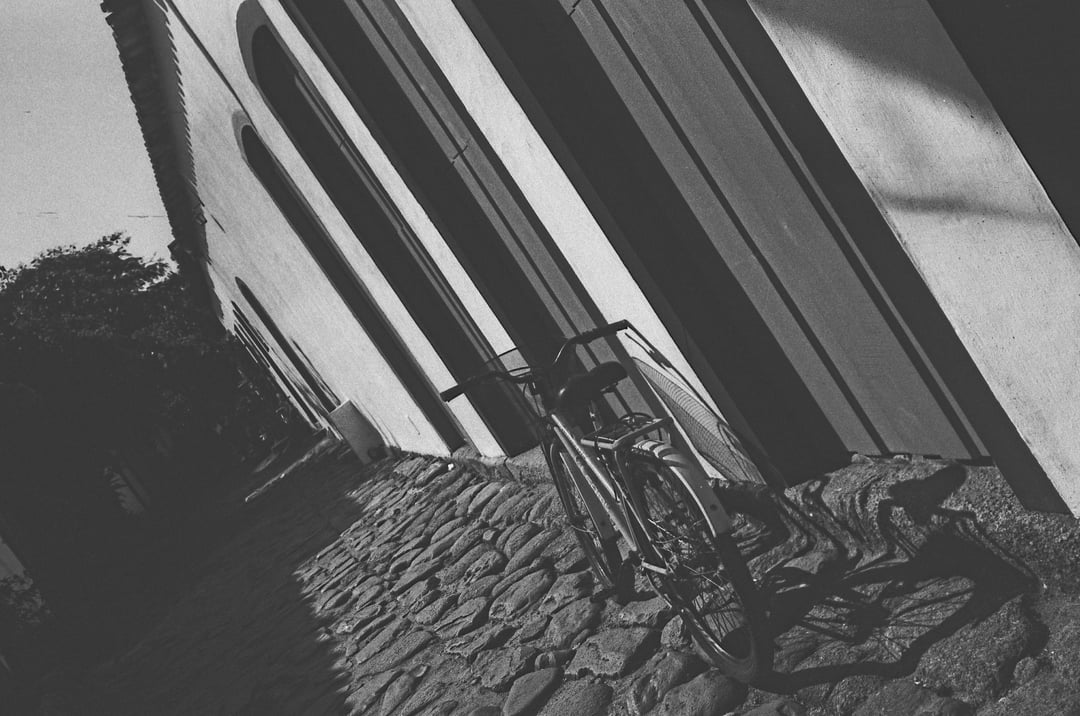
#> input picture notebook/P2/images/Bici.jpg, 1080 x 716 px, given in place of the camera
$ python Interfaz.py
#> lines starting #> are read from the running program, lines starting #| are printed output that depends on the picture
import cv2
import numpy as np

def nada(x):
    pass

# Inicializar la cámara
cap = cv2.VideoCapture(0)

# Crear una ventana para los controles
cv2.namedWindow('Controles HSV')
cv2.resizeWindow('Controles HSV', 400, 300)

# Crear trackbars para los rangos HSV
cv2.createTrackbar('H Min', 'Controles HSV', 0, 179, nada)
#> slider 'H Min' is set to 35
cv2.createTrackbar('S Min', 'Controles HSV', 0, 255, nada)
#> slider 'S Min' is set to 51
cv2.createTrackbar('V Min', 'Controles HSV', 0, 255, nada)
#> slider 'V Min' is set to 51
cv2.createTrackbar('H Max', 'Controles HSV', 179, 179, nada)
cv2.createTrackbar('S Max', 'Controles HSV', 255, 255, nada)
cv2.createTrackbar('V Max', 'Controles HSV', 255, 255, nada)

# Crear una ventana para los controles RGB
cv2.namedWindow('Controles RGB')
cv2.resizeWindow('Controles RGB', 400, 300)

# Crear trackbars para los rangos RGB
cv2.createTrackbar('R Min', 'Controles RGB', 0, 255, nada)
#> slider 'R Min' is set to 51
cv2.createTrackbar('G Min', 'Controles RGB', 0, 255, nada)
#> slider 'G Min' is set to 51
cv2.createTrackbar('B Min', 'Controles RGB', 0, 255, nada)
#> slider 'B Min' is set to 51
cv2.createTrackbar('R Max', 'Controles RGB', 255, 255, nada)
cv2.createTrackbar('G Max', 'Controles RGB', 255, 255, nada)
cv2.createTrackbar('B Max', 'Controles RGB', 255, 255, nada)

print("Instrucciones: Ajusta las barras para filtrar colores. Presiona 'q' para salir.")

while True:
    ret, frame = cap.read()
#> frame is the input picture: shape (716, 1080, 3); min 1, max 248, mean 96.6
    if not ret:
        break

    # --- PROCESAMIENTO HSV ---
    hsv = cv2.cvtColor(frame, cv2.COLOR_BGR2HSV)
#> hsv: shape (716, 1080, 3); mean H, S, V 0, 0, 96.6

    # Leer posiciones de las barras HSV
    hmin = cv2.getTrackbarPos('H Min', 'Controles HSV')
    smin = cv2.getTrackbarPos('S Min', 'Controles HSV')
    vmin = cv2.getTrackbarPos('V Min', 'Controles HSV')
    hmax = cv2.getTrackbarPos('H Max', 'Controles HSV')
    smax = cv2.getTrackbarPos('S Max', 'Controles HSV')
    vmax = cv2.getTrackbarPos('V Max', 'Controles HSV')

    lower_hsv = np.array([hmin, smin, vmin])
    upper_hsv = np.array([hmax, smax, vmax])
    mask_hsv = cv2.inRange(hsv, lower_hsv, upper_hsv)
#> mask_hsv: shape (716, 1080); every value is 0
    res_hsv = cv2.bitwise_and(frame, frame, mask=mask_hsv)
#> res_hsv: shape (716, 1080, 3); every value is 0

    # --- PROCESAMIENTO RGB (en OpenCV es BGR) ---
    # Leer posiciones de las barras RGB
    rmin = cv2.getTrackbarPos('R Min', 'Controles RGB')
    gmin = cv2.getTrackbarPos('G Min', 'Controles RGB')
    bmin = cv2.getTrackbarPos('B Min', 'Controles RGB')
    rmax = cv2.getTrackbarPos('R Max', 'Controles RGB')
    gmax = cv2.getTrackbarPos('G Max', 'Controles RGB')
    bmax = cv2.getTrackbarPos('B Max', 'Controles RGB')

    # Nota: OpenCV usa BGR, por lo que el orden en el array es [B, G, R]
    lower_rgb = np.array([bmin, gmin, rmin])
    upper_rgb = np.array([bmax, gmax, rmax])
    mask_rgb = cv2.inRange(frame, lower_rgb, upper_rgb)
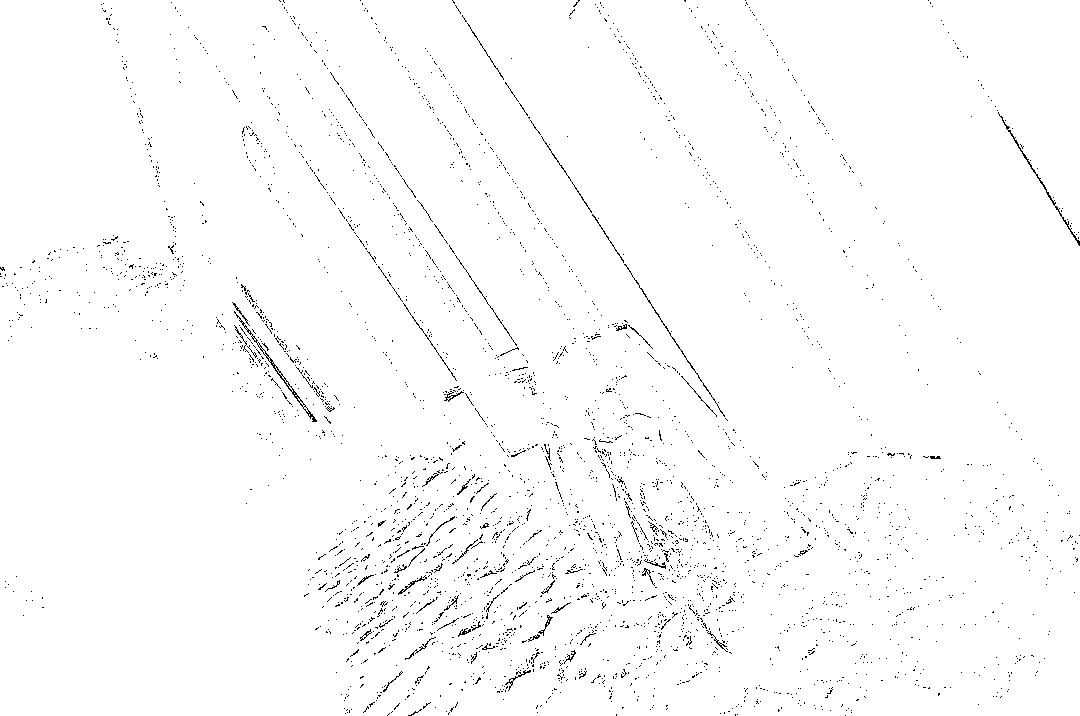
#> mask_rgb: shape (716, 1080); 98.5% white; black in thin lines or dots
    res_rgb = cv2.bitwise_and(frame, frame, mask=mask_rgb)

    # Concatenar resultados para comparar lado a lado
    comparativa = np.hstack((res_hsv, res_rgb))
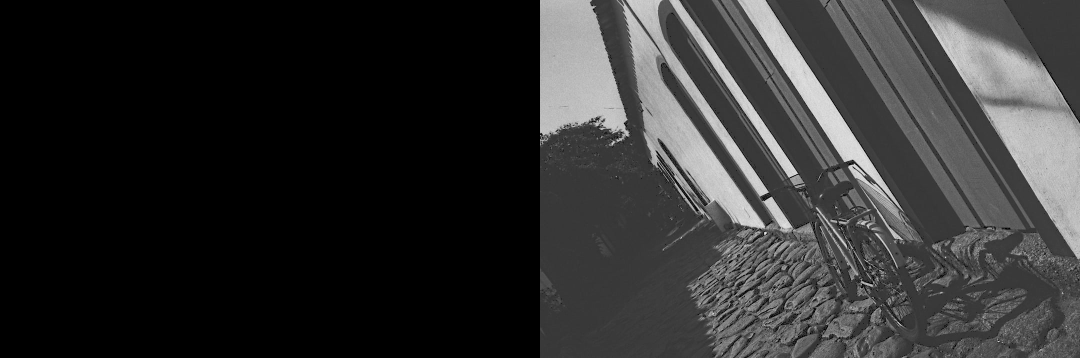
#> comparativa: shape (716, 2160, 3) (shown at 1/2 size); min 0, max 248, mean 48

    # Añadir texto a la imagen
    cv2.putText(comparativa, "Filtro HSV", (10, 30), cv2.FONT_HERSHEY_SIMPLEX, 1, (255, 255, 255), 2)
    cv2.putText(comparativa, "Filtro RGB", (frame.shape[1] + 10, 30), cv2.FONT_HERSHEY_SIMPLEX, 1, (255, 255, 255), 2)
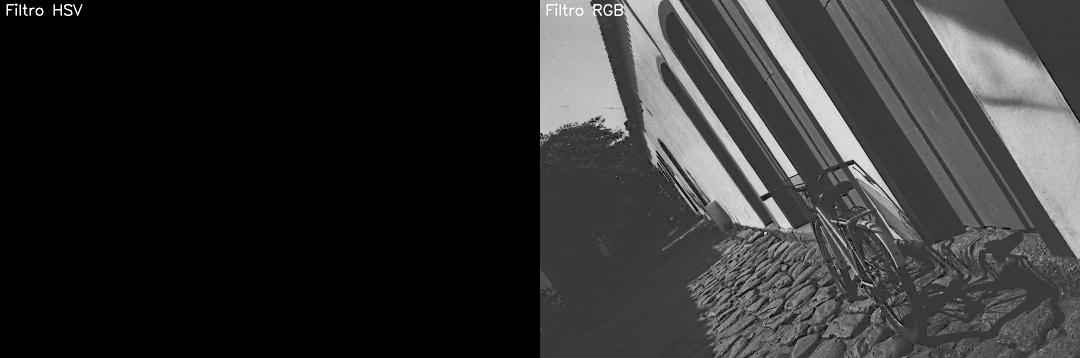
#> comparativa: shape (716, 2160, 3) (shown at 1/2 size); min 0, max 255, mean 48.2

    cv2.imshow('Comparativa HSV vs RGB', comparativa)

    if cv2.waitKey(1) & 0xFF == ord('q'):
#> (key q is pressed here)
        break

cap.release()
cv2.destroyAllWindows()
